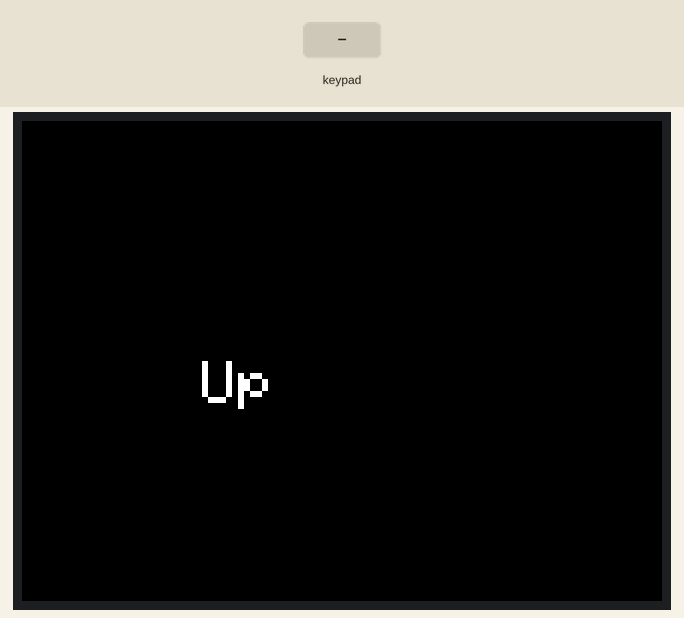
This program was run on a simulated ESP32. Parts: 320×240 colour display. The test bench sets the inputs (shaded band). What the program prints to the serial monitor is not drawn.

Above: at 1.3 s.
1.4 s: key 'D' pressed
At 2.4 s:
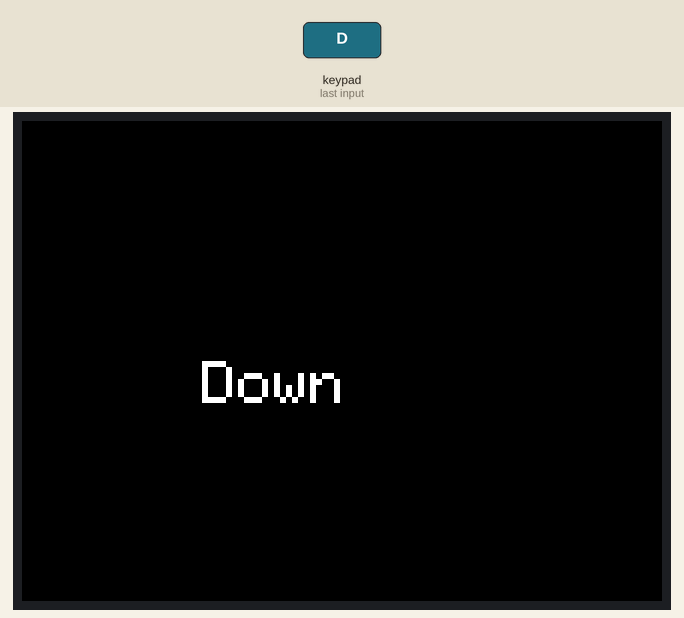
2.9 s: key 'L' pressed
At 3.6 s:
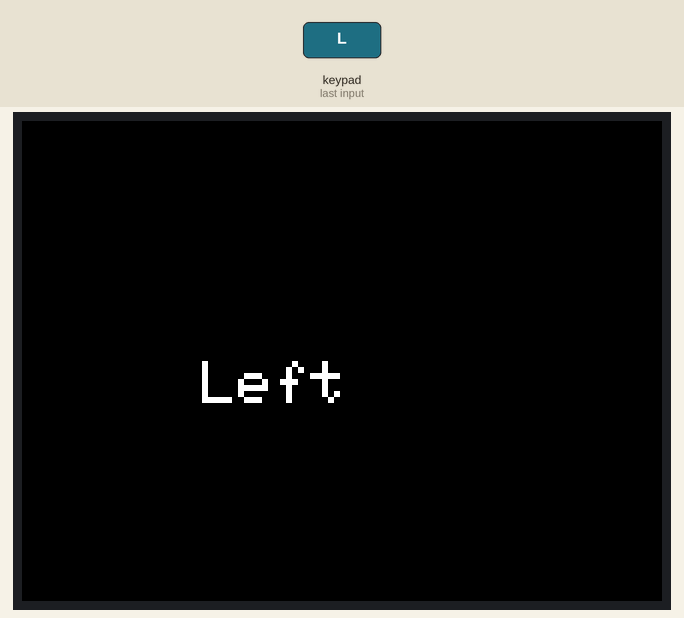
4.4 s: key 'R' pressed
At 5.6 s:
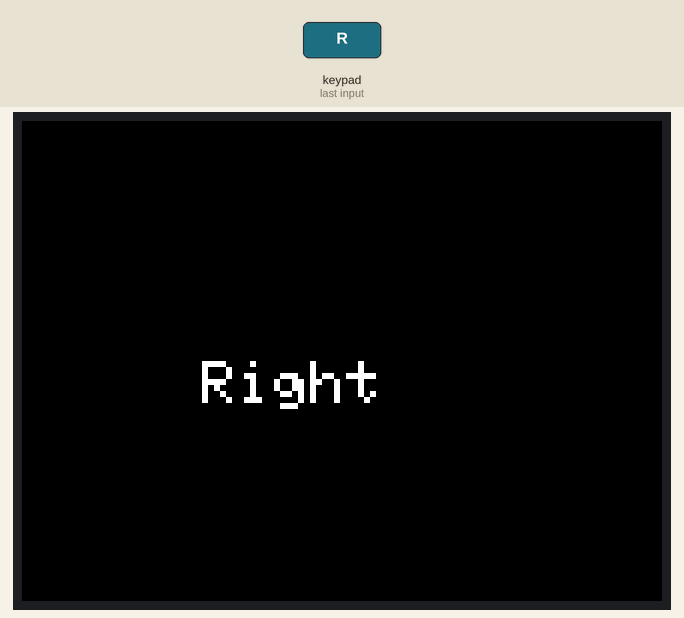
5.9 s: key 'X' pressed
At 7.1 s:
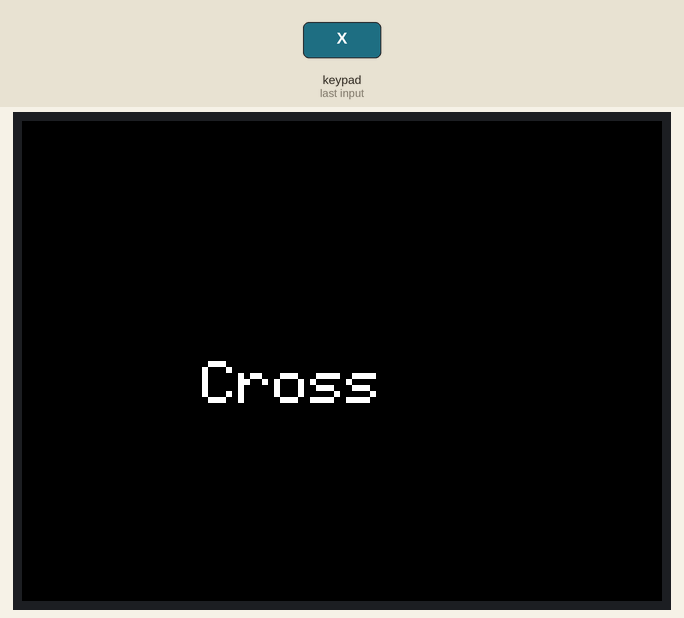
7.4 s: key 'O' pressed
At 8.2 s:
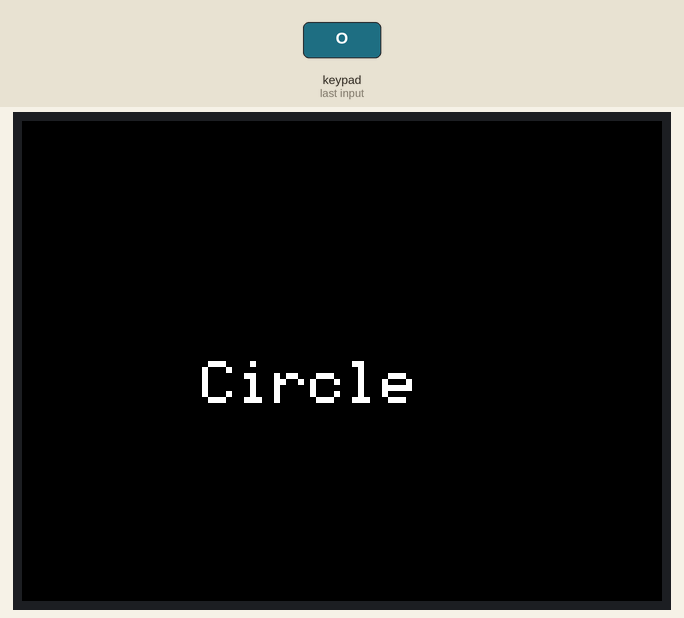
8.9 s: key 'S' pressed
At 9.5 s:
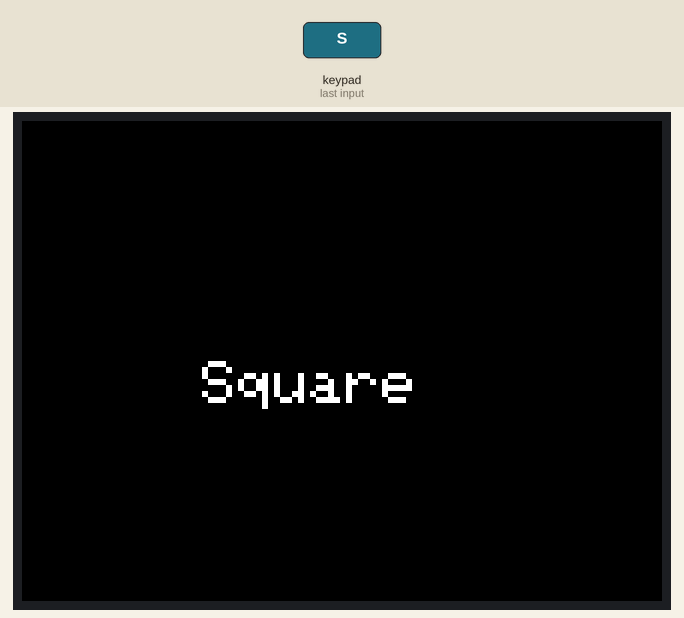
Timing chart, 0 to 11.4 s (numbered marks = the images above; inputs shaded):
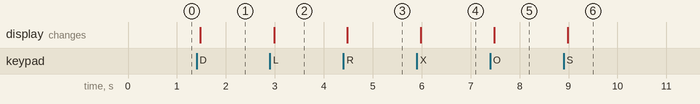

Measured:
- after the input at 1.4 s, the display: changes after 0.08 s (image 1)
- after the input at 2.9 s, the display: changes after 0.08 s (image 2)
- after the input at 4.4 s, the display: changes after 0.08 s (image 3)
- after the input at 5.9 s, the display: changes after 0.08 s (image 4)
- after the input at 7.4 s, the display: changes after 0.08 s (image 5)
- after the input at 8.9 s, the display: changes after 0.09 s (image 6)

The program:

main.cpp
```cpp
/*
   Gamepad module provides three different mode namely Digital, JoyStick and Accerleometer.

   You can reduce the size of library compiled by enabling only those modules that you want to
   use. For this first define CUSTOM_SETTINGS followed by defining INCLUDE_modulename.

   Explore more on: https://thestempedia.com/docs/dabble/game-pad-module/
*/
#define CUSTOM_SETTINGS
#define INCLUDE_GAMEPAD_MODULE
#include <DabbleESP32.h>
#include <Arduino.h>
#include <M5Stack.h>

void setup() {
  Serial.begin(115200);           // make sure your Serial Monitor is also set at this baud rate.
  Dabble.begin("Diogo.P");        //set bluetooth name of your device
  M5.begin(115200);
  M5.Lcd.setTextSize(3);
  M5.Lcd.setCursor(90, 120);
  M5.Lcd.print("Up");
}

void loop() {
  Dabble.processInput();          //this function is used to refresh data obtained from smartphone.Hence calling this function is mandatory in order to get data properly from your mobile.
  Serial.print("KeyPressed: ");
  if (GamePad.isUpPressed())
  {
    Serial.print("Up");
    M5.Lcd.fillScreen(BLACK);
    M5.Lcd.setCursor(90, 120);
    M5.Lcd.setTextSize(3);
    M5.Lcd.print("Up");
  }

  if (GamePad.isDownPressed())
  {
    Serial.print("Down");
    M5.Lcd.fillScreen(BLACK);
    M5.Lcd.setCursor(90, 120);
    M5.Lcd.print("Down");
  }

  if (GamePad.isLeftPressed())
  {
    Serial.print("Left");
    M5.Lcd.fillScreen(BLACK);
    M5.Lcd.setCursor(90, 120);
    M5.Lcd.print("Left");
  }

  if (GamePad.isRightPressed())
  {
    Serial.print("Right");
    M5.Lcd.fillScreen(BLACK);
    M5.Lcd.setCursor(90, 120);
    M5.Lcd.print("Right");
  }

  if (GamePad.isSquarePressed())
  {
    Serial.print("Square");
    M5.Lcd.fillScreen(BLACK);
    M5.Lcd.setCursor(90, 120);
    M5.Lcd.print("Square");
  }

  if (GamePad.isCirclePressed())
  {
    Serial.print("Circle");
    M5.Lcd.fillScreen(BLACK);
    M5.Lcd.setCursor(90, 120);
    M5.Lcd.print("Circle");
  }

  if (GamePad.isCrossPressed())
  {
    Serial.print("Cross");
    M5.Lcd.fillScreen(BLACK);
    M5.Lcd.setCursor(90, 120);
    M5.Lcd.print("Cross");
  }

  if (GamePad.isTrianglePressed())
  {
    Serial.print("Triangle");
    M5.Lcd.fillScreen(BLACK);
    M5.Lcd.setCursor(90, 120);
    M5.Lcd.print("Triangle");
  }

  if (GamePad.isStartPressed())
  {
    Serial.print("Start");
    M5.Lcd.fillScreen(BLACK);
    M5.Lcd.setCursor(90, 120);
    M5.Lcd.print("Start");
  }

  if (GamePad.isSelectPressed())
  {
    Serial.print("Select");
    M5.Lcd.fillScreen(BLACK);
    M5.Lcd.setCursor(90, 120);
    M5.Lcd.print("Select");
  }
  Serial.print('\t');

  int a = GamePad.getAngle();
  Serial.print("Angle: ");
  Serial.print(a);
  Serial.print('\t');
  int b = GamePad.getRadius();
  Serial.print("Radius: ");
  Serial.print(b);
  Serial.print('\t');
  float c = GamePad.getXaxisData();
  Serial.print("x_axis: ");
  Serial.print(c);
  Serial.print('\t');
  float d = GamePad.getYaxisData();
  Serial.print("y_axis: ");
  Serial.println(d);
  Serial.println();
}
```
